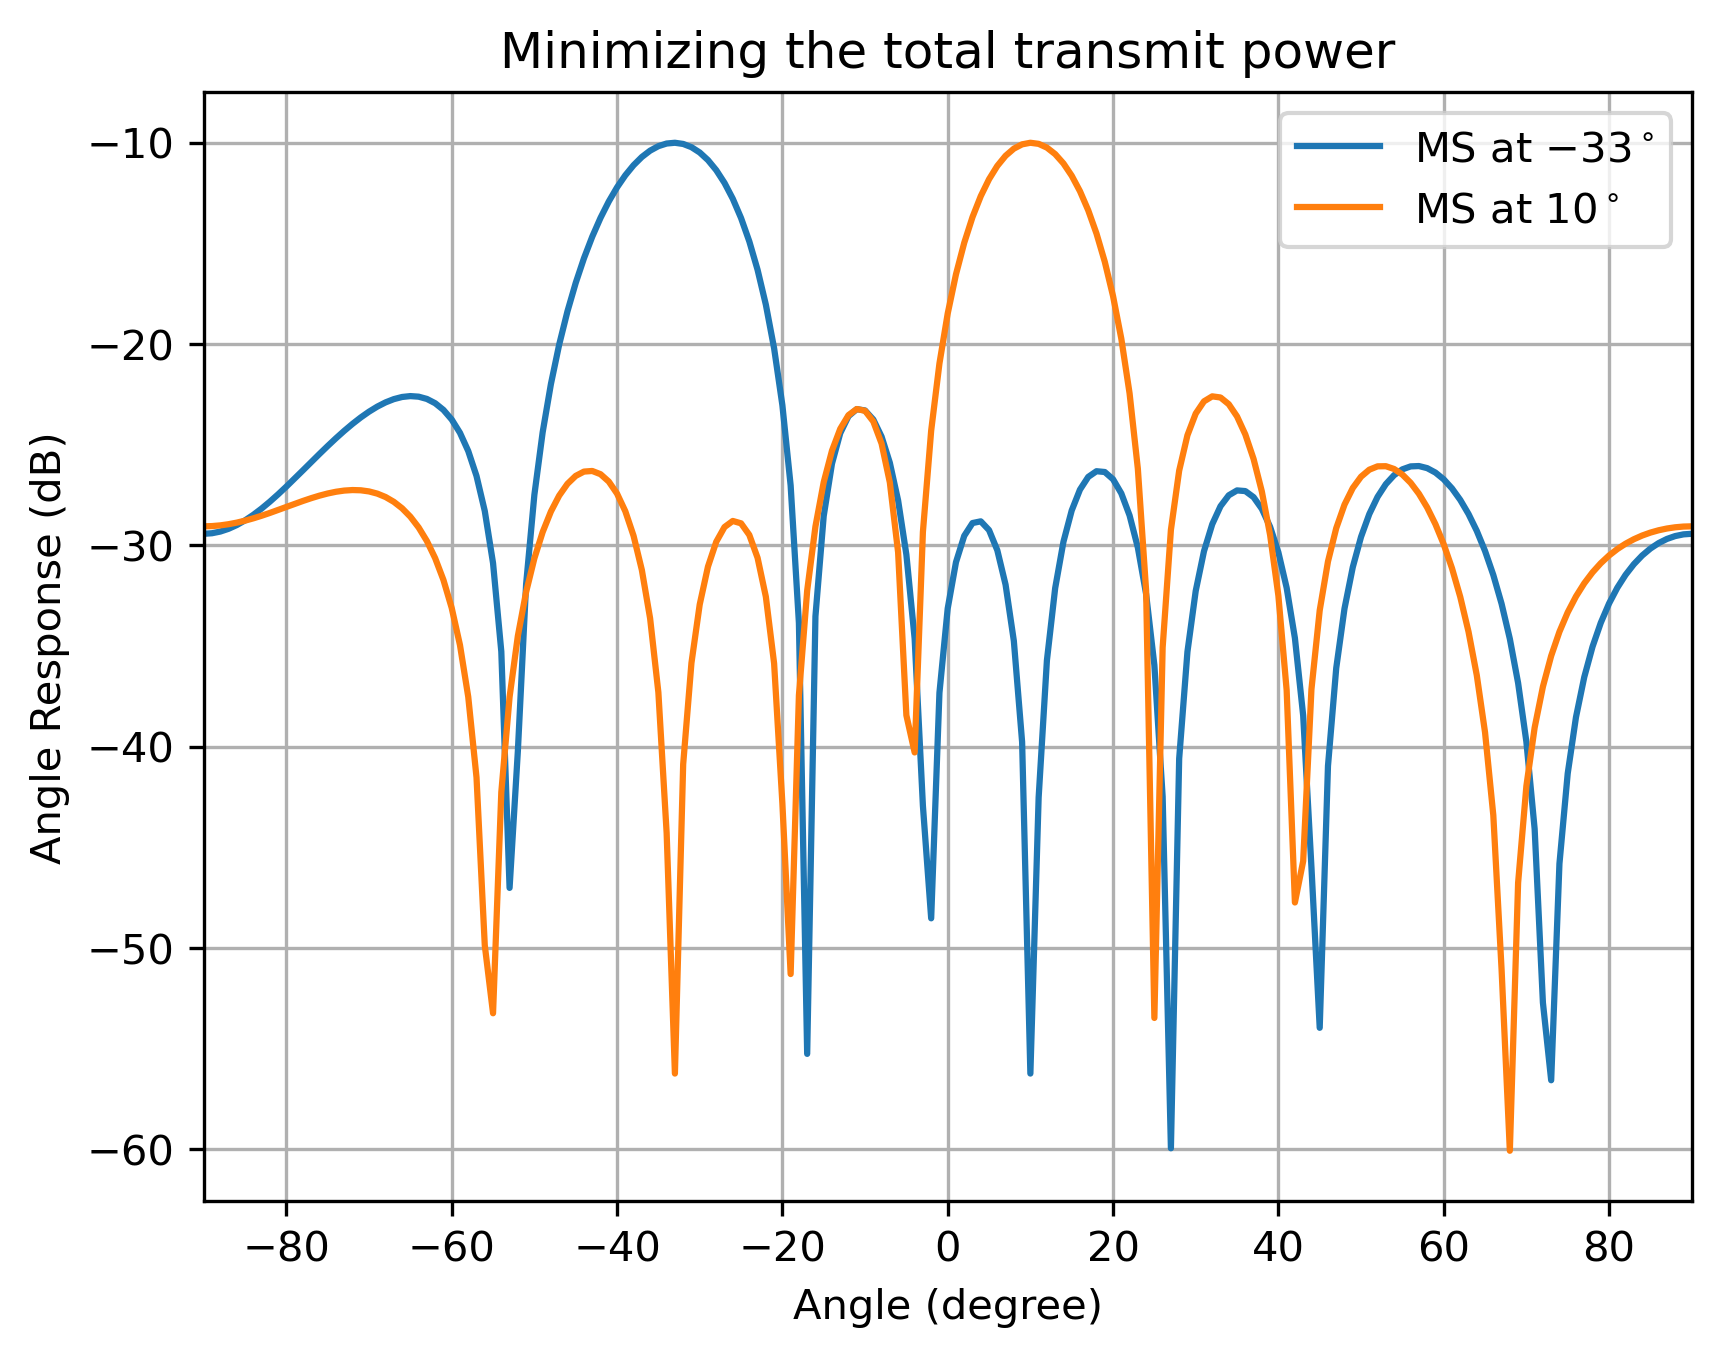

The Python source for this figure:
"""Downlink beamforming with SINR constraints for two users."""

import numpy as np
import cvxpy as cp
import matplotlib.pyplot as plt


NUM_ANA = 8  # BS antennas
NUM_MS = 2  # users
CARR_FREQ = 2.4e9
LIGHT_SPEED = 299_792_458.0
WAVE_LEN = LIGHT_SPEED / CARR_FREQ
ANTENNA_DIS = WAVE_LEN / 2

CHAN_GAIN = np.ones(NUM_MS, dtype=np.complex128)  # flat channels
ANGLE_MS = np.array([-33, 10])  # angular locations of the two MSs
sigma_i = np.sqrt(0.01) * np.ones(NUM_MS)  # noise std dev per user
gamma_dB = 10  # SINR target in dB
gamma_0 = np.sqrt(10 ** (gamma_dB / 10))

indices = np.arange(NUM_ANA)
h = np.zeros((NUM_ANA, NUM_MS), dtype=np.complex128)
for i in range(NUM_MS):
    phase = 1j * 2 * np.pi * ANTENNA_DIS * np.sin(np.deg2rad(ANGLE_MS[i])) / WAVE_LEN
    h[:, i] = CHAN_GAIN[i] * np.exp(phase * indices)

w = cp.Variable((NUM_ANA, NUM_MS), complex=True)
t = cp.Variable()

# Convenience matrices used for the SOC constraints.
H = h.T  # rows correspond to MS steering vectors
Hw = H @ w  # NUM_MS x NUM_MS transfer matrix between users
diag_mask = np.eye(NUM_MS)
Hw_offdiag = Hw - cp.multiply(diag_mask, Hw)
H2 = cp.hstack([Hw_offdiag, cp.Constant(sigma_i.reshape(-1, 1))])

# Total transmit power is ‖w‖_F^2; bounding it by t makes the problem convex.
constraints = [cp.norm(w, "fro") <= t]
for i in range(NUM_MS):
    hwi = h[:, i].T @ w[:, i]
    constraints += [
        cp.real(hwi) >= 0,  # phase-align the useful signal
        cp.imag(hwi) == 0,
        # SOC encoding of SINR constraint: ‖[interference; noise]‖₂ ≤ (1/γ)·signal
        cp.norm(H2[i, :], 2) <= (1 / gamma_0) * cp.real(hwi),
    ]

objective = cp.Minimize(t)
problem = cp.Problem(objective, constraints)
problem.solve(solver=cp.CLARABEL)

angles = np.arange(-90, 91)
steering_vec_plot = np.exp(
    -1j * np.outer(np.sin(np.deg2rad(angles)), indices) * 2 * np.pi * ANTENNA_DIS / WAVE_LEN
)
pattern_db = 10 * np.log10(np.abs(np.conj(w.value).T @ steering_vec_plot.T) ** 2 + 1e-12)

fig, ax = plt.subplots()
ax.plot(angles, pattern_db.T)
ax.set_title("Minimizing the total transmit power")
ax.legend([r"MS at $-33^\circ$", r"MS at $10^\circ$"])
ax.grid(True)
ax.set_xlabel("Angle (degree)")
ax.set_ylabel("Angle Response (dB)")
ax.set_xlim([-90, 90])
fig.savefig("problem4a.png", dpi=300, bbox_inches="tight")
plt.show()
plt.close(fig)
